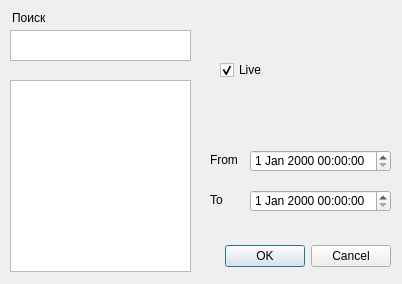
<?xml version="1.0" encoding="UTF-8"?>
<ui version="4.0">
 <class>Dialog</class>
 <widget class="QDialog" name="Dialog">
  <property name="geometry">
   <rect>
    <x>0</x>
    <y>0</y>
    <width>402</width>
    <height>284</height>
   </rect>
  </property>
  <property name="windowTitle">
   <string>Dialog</string>
  </property>
  <widget class="QDialogButtonBox" name="dialogButtons">
   <property name="geometry">
    <rect>
     <x>50</x>
     <y>240</y>
     <width>341</width>
     <height>32</height>
    </rect>
   </property>
   <property name="orientation">
    <enum>Qt::Horizontal</enum>
   </property>
   <property name="standardButtons">
    <set>QDialogButtonBox::Cancel|QDialogButtonBox::Ok</set>
   </property>
  </widget>
  <widget class="SelectionListView" name="indicatorsList">
   <property name="geometry">
    <rect>
     <x>10</x>
     <y>80</y>
     <width>181</width>
     <height>192</height>
    </rect>
   </property>
   <property name="editTriggers">
    <set>QAbstractItemView::NoEditTriggers</set>
   </property>
  </widget>
  <widget class="QDateTimeEdit" name="fromDate">
   <property name="geometry">
    <rect>
     <x>250</x>
     <y>150</y>
     <width>141</width>
     <height>22</height>
    </rect>
   </property>
  </widget>
  <widget class="QDateTimeEdit" name="toDate">
   <property name="geometry">
    <rect>
     <x>250</x>
     <y>190</y>
     <width>141</width>
     <height>22</height>
    </rect>
   </property>
  </widget>
  <widget class="QLabel" name="fromLabel">
   <property name="geometry">
    <rect>
     <x>210</x>
     <y>152</y>
     <width>31</width>
     <height>16</height>
    </rect>
   </property>
   <property name="text">
    <string>From</string>
   </property>
  </widget>
  <widget class="QLabel" name="toLabel">
   <property name="geometry">
    <rect>
     <x>210</x>
     <y>192</y>
     <width>31</width>
     <height>16</height>
    </rect>
   </property>
   <property name="text">
    <string>To</string>
   </property>
  </widget>
  <widget class="QCheckBox" name="isLive">
   <property name="geometry">
    <rect>
     <x>220</x>
     <y>60</y>
     <width>81</width>
     <height>20</height>
    </rect>
   </property>
   <property name="text">
    <string>Live</string>
   </property>
   <property name="checked">
    <bool>true</bool>
   </property>
  </widget>
  <widget class="QTextEdit" name="textEdit">
   <property name="geometry">
    <rect>
     <x>10</x>
     <y>30</y>
     <width>181</width>
     <height>31</height>
    </rect>
   </property>
  </widget>
  <widget class="QLabel" name="search_label">
   <property name="geometry">
    <rect>
     <x>12</x>
     <y>10</y>
     <width>55</width>
     <height>16</height>
    </rect>
   </property>
   <property name="text">
    <string>Поиск</string>
   </property>
  </widget>
  <widget class="QLabel" name="selected_pair">
   <property name="geometry">
    <rect>
     <x>220</x>
     <y>30</y>
     <width>61</width>
     <height>21</height>
    </rect>
   </property>
   <property name="text">
    <string/>
   </property>
  </widget>
 </widget>
 <customwidgets>
  <customwidget>
   <class>SelectionListView</class>
   <extends>QListView</extends>
   <header>qt_selection_dialog</header>
  </customwidget>
 </customwidgets>
 <resources/>
 <connections>
  <connection>
   <sender>dialogButtons</sender>
   <signal>accepted()</signal>
   <receiver>Dialog</receiver>
   <slot>accept()</slot>
   <hints>
    <hint type="sourcelabel">
     <x>248</x>
     <y>254</y>
    </hint>
    <hint type="destinationlabel">
     <x>157</x>
     <y>274</y>
    </hint>
   </hints>
  </connection>
  <connection>
   <sender>dialogButtons</sender>
   <signal>rejected()</signal>
   <receiver>Dialog</receiver>
   <slot>reject()</slot>
   <hints>
    <hint type="sourcelabel">
     <x>316</x>
     <y>260</y>
    </hint>
    <hint type="destinationlabel">
     <x>286</x>
     <y>274</y>
    </hint>
   </hints>
  </connection>
 </connections>
</ui>
